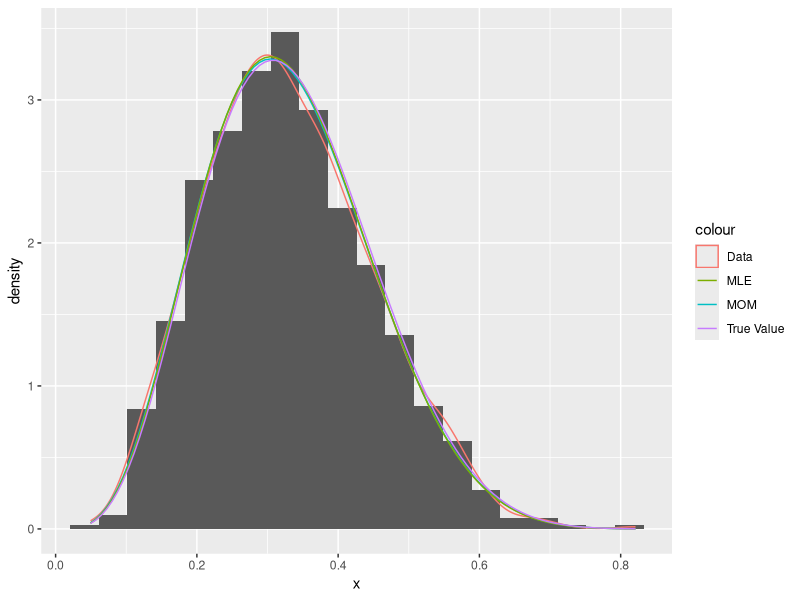

R code for this plot:
# HW9: Distribution
#
# In this exercise, you will use a simulated data, estimate the parameters
# and compare the result of method of moments and maximum likelihood estimator.
# We will focus on the beta distribution[https://en.wikipedia.org/wiki/Beta_distribution]
#
# 1. Set your seed to `5206`, and generate 1000 samples from a beta distribution
#    with parameters shape1($\alpha$) = 5, shape2($\beta$) = 10.
#    Save your simulation into `x`.
## Do not modify this line!
set.seed(5206)
x = rbeta(1000, 5,10)

# 2. We want to estimate the parameters from these simulated points.
#    For beta distribution, we have closed form for the method-of-moments estimates of
#    the parameters. You can find the equations through the wikipedia link above (in
#    section Method of moments).
#    Use the closed form to estimate $\alpha$ and $\beta$. Save the estimated $\alpha$
#    into `alpha0` and $\beta$ into `beta0`.
## Do not modify this line!
m = c(mean(x),var(x))
alpha0 = m[1]*(m[1]*(1-m[1])/m[2]-1)
beta0 = (1-m[1])*(m[1]*(1-m[1])/m[2]-1)

# 3. Now instead of using the closed form equations, we will try a numerical method.
#    Let's first create a function `mom_beta` that takes an input `par`, a
#    vector of length 2, representing respectively $\alpha$ and $\beta$ in the
#    beta distribution. The function will output a vector of length 2,
#    representing respectively the mean and variance of the beta distribution.
#    You can find formulas on your probability text book or on the website above.
#    Then create a function factory `obj_beta_factory` that takes an input `x`
#    representing the data, and return a function which takes an input `par` as
#    parameter and beta distribution and returns the sum of squared error
#    between the true mean and variance of `x` and the beta distribution
#    specified by `par`.
## Do not modify this line!

mom_beta = function(par){
  c(par[1]/(par[1]+par[2]),
    par[1]*par[2]/(par[1]+par[2])^2/(par[1]+par[2]+1))
}

obj_beta_factory = function(x){
  m = c(mean(x),var(x))
  #  alpha0 = m[1]*(m[1]*(1-m[1])/m[2]-1)
  #  beta0 = (1-m[1])*(m[1]*(1-m[1])/m[2]-1)
  #  par = c(alpha0,beta0)
  function(par){
    diff = mom_beta(par) - m
    return(sum(diff^2))
  }
}
# 4. Then create a function `par_beta` to estimate the parameters from the data.
#    The function takes an input `x` representing the data, and returns the
#    estimated parameters.
#    To do this, you can use:
#      - `obj_beta_factory()` you just created to create an objective function for
#        optimization for our sampled data `x`.
#      - `optim()` to optimize the objective function
#        - choose startpoint as $\alpha=1$ and $\beta=1$
#      - Then extract and return the optimal parameters
#    Implement your `par_beta` on the simulated data `x` in question #1.
#    Save your estimated parameter $\alpha$ into `alpha1` and $\beta$ into `beta1`.
## Do not modify this line!
par_beta = function(x){
  return(optim(c(1,1),obj_beta_factory(x))$par)
}
alpha1 = par_beta(x)[1]
beta1 = par_beta(x)[2]

# 5. After using the method of moments, let's try maximum likelihood estimators.
#    Create a function `nll_beta` to calculate the negative loglikelihood
#    of our data under the parameters. The function will take two inputs `par`
#    as parameters(a vector of length two) and `x` as data. It returns the
#    calculated negative loglikelihood.
#    To do this, you can use:
#      - `dbeta()` to calculate the likelihood
#        - specify `log = TRUE` to calculate the loglikelihood.
#      - `optim()` and `nll_beta()` you just created
#        - choose startpoint as $\alpha=1$ and $\beta=1$
#        - specify `hessian = T`
#        - specify `lower = 0`
#        - specify `method = "L-BFGS-B"`
#      - `solve()` to get the inverse of hessian matrix
#      - `sqrt()` and `diag()` to get the standard error of each variable
#    Save your estimated parameter $\alpha$ into `alpha2` and $\beta$ into `beta2`.
#    Save the estimated lower and upper bound confidence interval into `lower` and
#    `upper` respectively, they should both be vector of length 2.
#    You can use 1.96 for the 0.975 quantile of the standard normal distribution.
## Do not modify this line!
library(tidyverse)
nll_beta = function(par,x){
  -sum(dbeta(x,par[1],par[2],log = TRUE))
}

opt = optim(c(1,1),nll_beta, x=x,
            hessian = T,
            lower = 0, method = 'L-BFGS-B')
esti = opt$hessian %>% solve() %>% sqrt() %>% diag()
alpha2 = opt$par[1]
beta2 = opt$par[2]
lower = c(alpha2,beta2) - 1.96*esti
upper = c(alpha2,beta2) + 1.96*esti

# 6. Compare the result of MOM (use `alpha1` and `beta1`) and MLE by ploting the
#    estimated density curves together on the same plot.
#    You should first load `ggplot2` and then add a histogram and the estimated
#    density of the original `x`, then add the two estimated density curves.
#    To do this, you can use:
#      - `as.data.frame()` to tranform `x` into a dataframe.
#      - `ggplot()` to initialize a ggplot object.
#        Set its arguments `data` and `mapping`.
#      - `geom_histogram()` to add a hitogram with density scale.
#        - specify `bins=20`.
#      - `geom_density()` to add the density curve.
#        - specify `color = "Data"`.
#      - `stat_function` to add the three curves for MOM, MLE and True Value.
#        - specify `color = "MOM"`, `color = "MLE"` and `color = "True Value"`
#          for each curve.
#      - `labs()` to format the labels such that:
#        - `title = "Both of the methods seem to do a good job"`.
#        - `x = "Simulated x"`.
#        - `y = "Density"`.
#      - `theme_light()` to change the theme of plots.
#      - `theme()` to change the title and subtitle to the middle of the plot.
#        - Set its argument `plot.title` using `element_text(hjust = 0.5)`.
#    Save your figure into `g1`.
## Do not modify this line!
#????????????,geom_histogram(aes(y = ..density..),bins = 20)
#stat_function(fun = partial(dbeta,shape1 = alpha1,shape2 = beta1),  aes(color = "MOM"))+
library(ggplot2)
as.data.frame(x)
ggplot(as.data.frame(x),aes(x))+
  geom_histogram(aes(y = ..density..),bins = 20) + 
  geom_density(aes(color = "Data")) +
  stat_function(fun =partial(dbeta,
                             shape1 = alpha1,
                             shape2 = beta1), 
                aes(color = "MOM"))+
  stat_function(fun =partial(dbeta,
                             shape1 = alpha2,
                             shape2 = beta2), 
                aes(color = "MLE"))+
  stat_function(fun =partial(dbeta,
                             shape1 = 5,
                             shape2 = 10), 
                aes(color = "True Value"))

x <- as.data.frame(x)


